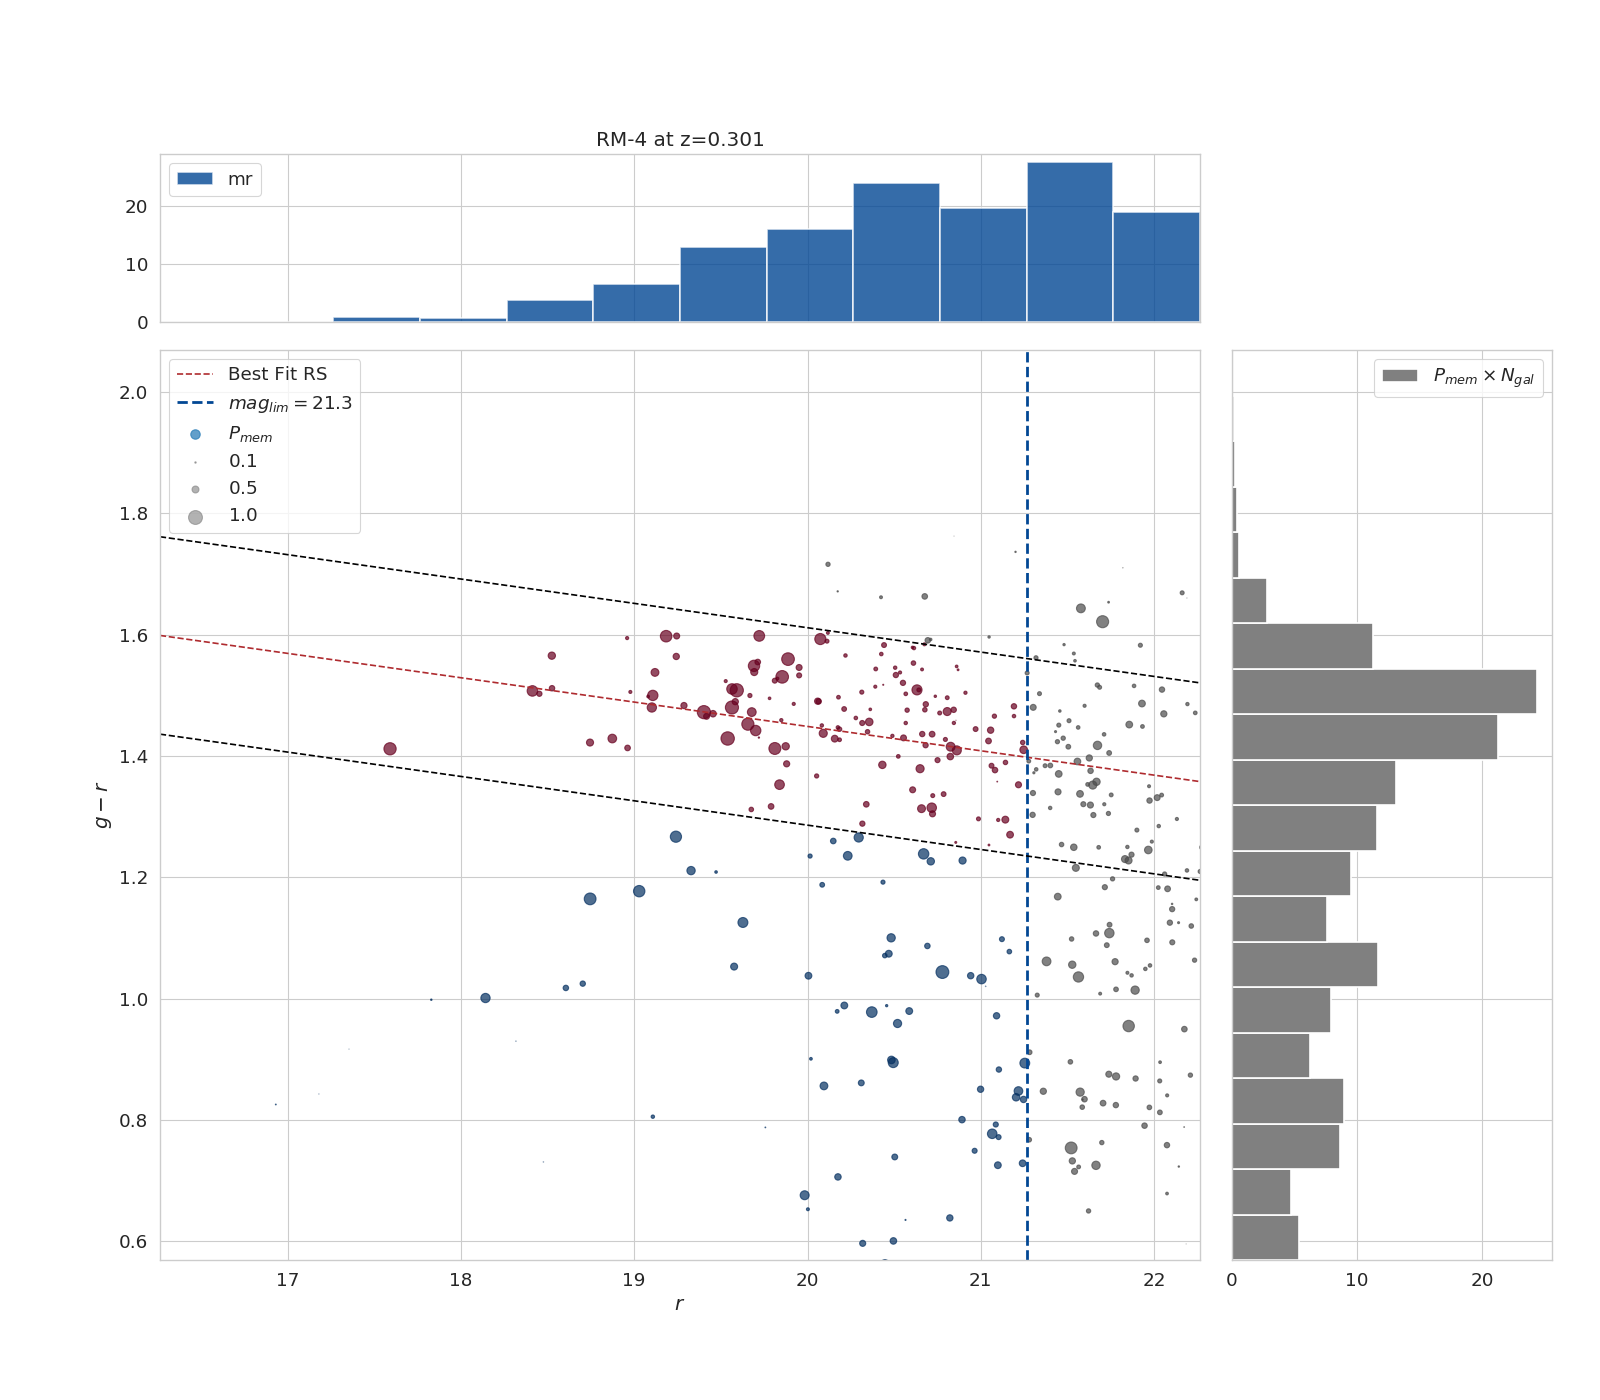

Python code for this plot:
def RS_plot_fit(color,mag,mur,paramRS,prob_weights=None,color_weights=None,maglim=25,labely=r'$g-r$',labelx=r'$r$',Name="RM",zcls=0.1,savedir='../graphs/RS/'):
    
    ## Set up the figure
    nullfmt = NullFormatter()         # no labels

    # definitions for the axes
    left, width = 0.1, 0.65
    bottom, height = 0.1, 0.65
    bottom_h = left_h = left + width + 0.02

    rect_scatter = [left, bottom, width, height]
    rect_histx = [left, bottom_h, width, 0.12]
    rect_histy = [left_h, bottom, 0.2, height]

    # start with a rectangular Figure
    plt.clf()
    plt.figure(figsize=(16, 14))

    axHistx = plt.axes(rect_histx)
    axHisty = plt.axes(rect_histy)
    axScatter = plt.axes(rect_scatter)

    # no labels
    axHistx.xaxis.set_major_formatter(nullfmt)
    axHisty.yaxis.set_major_formatter(nullfmt)

    ylmin,ylmax = (mur-0.9), (mur+0.6)
    
    xmin = np.where(mag.min()<17,15.5,16.5)
    xlmin,xlmax = (maglim-5.,maglim+1.)
    # xlmin,xlmax = (mag.mean()-2*mag.std()-1.5),(24.)

    blue, red = '#024794','#AF2B2F'

    ## get the RS vector
    slope, intercept,sigr = paramRS
    mag_vec = np.arange(xlmin,xlmax+0.01,0.01)
    RS = slope*mag_vec+intercept

    
    # ------> Do the scatter plot
    c = (color_weights == None)&(color_weights < -1)&(color_weights > 1)
    color_weights[c] = 0.05
    
    top = cm.get_cmap('RdBu_r', 128)
    midle = cm.get_cmap('gray')
    bottom = cm.get_cmap('RdBu', 128)
    newcolors = np.vstack((top(np.linspace(0., 0.45, 128)),midle(np.linspace(0.2,0.3,8)),midle(np.linspace(0.3,0.2,8)),
                        bottom(np.linspace(0.45, 0., 128))))
    mycmp = ListedColormap(newcolors, name='RdGrBu')
    
    # rdmp = ListedColormap(top(np.linspace(0.5, 1., 128)),name='Rd')
    # mycmap = ListedColormap(sns.color_palette("RdBu_r", 7).as_hex())
    
    axScatter.plot(mag_vec,RS,color=red,linestyle='--',label='Best Fit RS')
    axScatter.axvline(maglim,linestyle='--',linewidth=2.,color=blue,label='$mag_{lim} = %.1f$'%(maglim))
    axScatter.scatter(mag, color,c=color_weights,s=120*(prob_weights)**(2)+0.01,alpha=0.7,cmap=mycmp,label=r'$P_{mem}$')
    axScatter.set_xlabel(labelx)
    axScatter.set_ylabel(labely)
    axScatter.set_xlim((xlmin,xlmax))
    axScatter.set_ylim((ylmin,ylmax)) 
    
    #make a legend:
    legendSizes = [0.1,0.5, 1.0]
    for lS in legendSizes:
        plt.scatter([], [],s=100*(lS)**(2)+0.01,c='gray',alpha=0.6,label='$ %.1f$'%(lS))
    axScatter.legend()
    axScatter.plot(mag_vec,RS+2*sigr*np.ones_like(mag_vec),color='k',linestyle='--')
    axScatter.plot(mag_vec,RS-2*sigr*np.ones_like(mag_vec),color='k',linestyle='--')
    # h, l = plt.gca().get_legend_handles_labels()
    # plt.legend(h[0:], l[0:], borderpad=1,frameon=True, framealpha=0.3, edgecolor="k", facecolor="w")
    
    # ------> Do the vertical histogram
    yvec = np.linspace(ylmin,ylmax,1000)
    ybins = np.arange(ylmin, ylmax + 0.075, 0.075)
    width=np.diff(ybins)
    
    axHisty.hist(color, bins=ybins,weights=prob_weights,
                edgecolor='white',linewidth=1.2,align='mid',color='gray',
                orientation='horizontal',alpha=1.0,histtype='bar',label=r'$P_{mem} \times N_{gal}$')
    
    axHisty.legend()
    
    # ------> Do the horizontal histogrammag.max()
    binwidth = 0.15
    xbins = np.arange(xlmin,xlmax + 0.5, 0.5)
    axHistx.hist(mag, bins=xbins,weights=prob_weights, edgecolor='white',linewidth=1.2,align='mid',color=blue,alpha=0.8,histtype='bar')
    axHistx.set_title(Name+' at z=%.3f'%(zcls))
    axHistx.legend()
    axHistx.set_xlim(axScatter.get_xlim())
    axHisty.set_ylim(axScatter.get_ylim())

    # h, l = plt.gca().get_legend_handles_labels()
    # # axScatter.legend(h[1:], l[1:], loc=0, labelspacing=0.5,frameon=True, framealpha=0.3, edgecolor="gray", facecolor="lightgray")
    # plt.legend(h[1:], l[1:], labelspacing=0.5,loc='upper left', borderpad=1,title=r'$P_{mem}$',bbox_to_anchor=(0.2,0.30,1.,1.),frameon=True, framealpha=0.3, edgecolor="gray")

    ## Save 
    save=labely.split('$')[1]
    out_name = savedir+str(Name)+'_RS_Fit_%s.png'%(save)
    plt.savefig(out_name)
    # plt.show()
    plt.clf()
